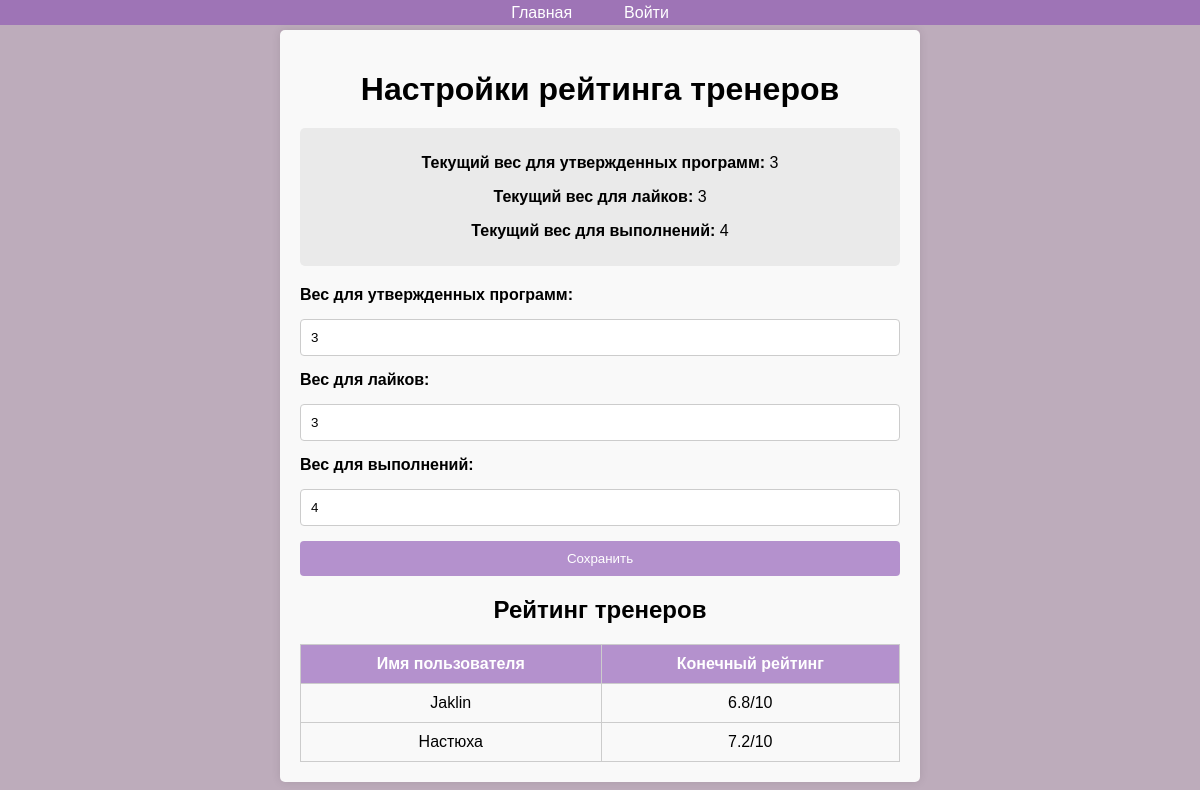
The page /admin_rating_weights.php on the database its author committed.
### tables this page shows
CREATE TABLE `rating_weights` (
  `id` int(11) NOT NULL AUTO_INCREMENT,
  `approved_weight` float DEFAULT 4,
  `likes_weight` float DEFAULT 5,
  `execution_weight` float DEFAULT 1,
  PRIMARY KEY (`id`)
);

### admin_rating_weights.php (the view, shortened to what this page needs)
<?php
include 'navbar.php';
$query = "SELECT approved_weight, likes_weight, execution_weight FROM rating_weights WHERE id = 1";
$result = $conn->query($query);
if ($result && $result->num_rows > 0) {
    $weights = $result->fetch_assoc();
} else {
    $_SESSION['error_message'] = "Ошибка загрузки данных.";
    header("Location: admin_rating_weights.php");
    exit();
}
$trainer_query = "
    SELECT
        u.id AS trainer_id,
        u.username,
        COUNT(DISTINCT tl.id) AS total_likes,
        SUM(CASE WHEN t.status = 'approved' THEN 1 ELSE 0 END) AS approved_count,
        SUM(CASE WHEN t.status = 'rejected' THEN 1 ELSE 0 END) AS rejected_count,
        COUNT(te.id) AS total_executions
    FROM users u
    LEFT JOIN training_programs t ON u.id = t.created_by
    LEFT JOIN training_likes tl ON t.id = tl.training_id
    LEFT JOIN training_executions te ON t.id = te.training_id
    WHERE u.role_id = 3
    GROUP BY u.id
";
$trainer_result = $conn->query($trainer_query);
$trainers = [];
if ($trainer_result && $trainer_result->num_rows > 0) {
    while ($row = $trainer_result->fetch_assoc()) {
        $approved_total = $row['approved_count'] + $row['rejected_count'];
        $approval_ratio = $approved_total > 0 ? $row['approved_count'] / $approved_total : 0;
        $like_ratio = $approved_total > 0 ? $row['total_likes'] / $approved_total : 0;
        $execution_ratio = ($row['total_executions'] > 0) ? 1 : 0;
        $overall_rating = round(($approval_ratio * $weights['approved_weight'] + $like_ratio * $weights['likes_weight'] + $execution_ratio * $weights['execution_weight']), 1);
        $trainers[] = [
            'username' => $row['username'],
            'overall_rating' => $overall_rating
        ];
    }
}
?>
<!DOCTYPE html>
<html lang="ru">
<head>
</head>
<body>
<div class="container">
    <h1>Настройки рейтинга тренеров</h1>
    <div class="current-weights">
        <p><strong>Текущий вес для утвержденных программ:</strong> <?php echo htmlspecialchars($weights['approved_weight']); ?></p>
        <p><strong>Текущий вес для лайков:</strong> <?php echo htmlspecialchars($weights['likes_weight']); ?></p>
        <p><strong>Текущий вес для выполнений:</strong> <?php echo htmlspecialchars($weights['execution_weight']); ?></p>
    </div>
    <form method="POST" action="">
        <label for="approved_weight">Вес для утвержденных программ:</label>
        <input type="number" step="1" min="0" max="10" name="approved_weight" id="approved_weight" value="<?php echo htmlspecialchars($weights['approved_weight']); ?>" required>
        <label for="likes_weight">Вес для лайков:</label>
        <input type="number" step="1" min="0" max="10" name="likes_weight" id="likes_weight" value="<?php echo htmlspecialchars($weights['likes_weight']); ?>" required>
        <label for="execution_weight">Вес для выполнений:</label>
        <input type="number" step="1" min="0" max="10" name="execution_weight" id="execution_weight" value="<?php echo htmlspecialchars($weights['execution_weight']); ?>" required>
        <button type="submit">Сохранить</button>
    </form>
    <h2>Рейтинг тренеров</h2>
    <table>
        <thead>
            <tr>
                <th>Имя пользователя</th>
                <th>Конечный рейтинг</th>
            </tr>
        </thead>
        <tbody>
            <?php foreach ($trainers as $trainer): ?>
                <tr>
                    <td><?php echo htmlspecialchars($trainer['username']); ?></td>
                    <td><?php echo htmlspecialchars($trainer['overall_rating']); ?>/10</td>
                </tr>
            <?php endforeach; ?>
        </tbody>
    </table>
</div>
</body>
</html>

### navbar.php (style rules this page uses)
body { margin: 0; padding-top: 50px; }

### admin_rating_weights.php (style rules this page uses)
body { font-family: Arial, sans-serif; background-color: #bdacbb; margin: 0; padding: 0; display: flex; flex-direction: column; align-items: center; }
.container { width: 80%; max-width: 600px; background-color: #f9f9f9; padding: 20px; border-radius: 5px; box-shadow: 0 0 10px rgba(0, 0, 0, 0.1); margin-top: 30px; }
h1, h2 { text-align: center; margin-bottom: 20px; }
.current-weights { background-color: #eaeaea; padding: 10px; border-radius: 5px; margin-bottom: 20px; text-align: center; }
form { display: flex; flex-direction: column; gap: 15px; }
label { font-weight: bold; }
input { padding: 10px; border: 1px solid #ccc; border-radius: 4px; }
button { padding: 10px; background-color: rgba(139, 83, 179, 0.62); color: white; border: none; border-radius: 4px; cursor: pointer; transition: background-color 0.3s; }
table { width: 100%; border-collapse: collapse; margin-top: 20px; }
table, th, td { border: 1px solid #ccc; }
th, td { padding: 10px; text-align: center; }
th { background-color: rgba(139, 83, 179, 0.62); color: white; }

### rows shown on the page
rating_weights: approved_weight "3", likes_weight "3", execution_weight "4"

### other values the page prints
$trainer['username'] "Jaklin"
$trainer['overall_rating'] "6.8"
$trainer['username'] "Настюха"
$trainer['overall_rating'] "7.2"
